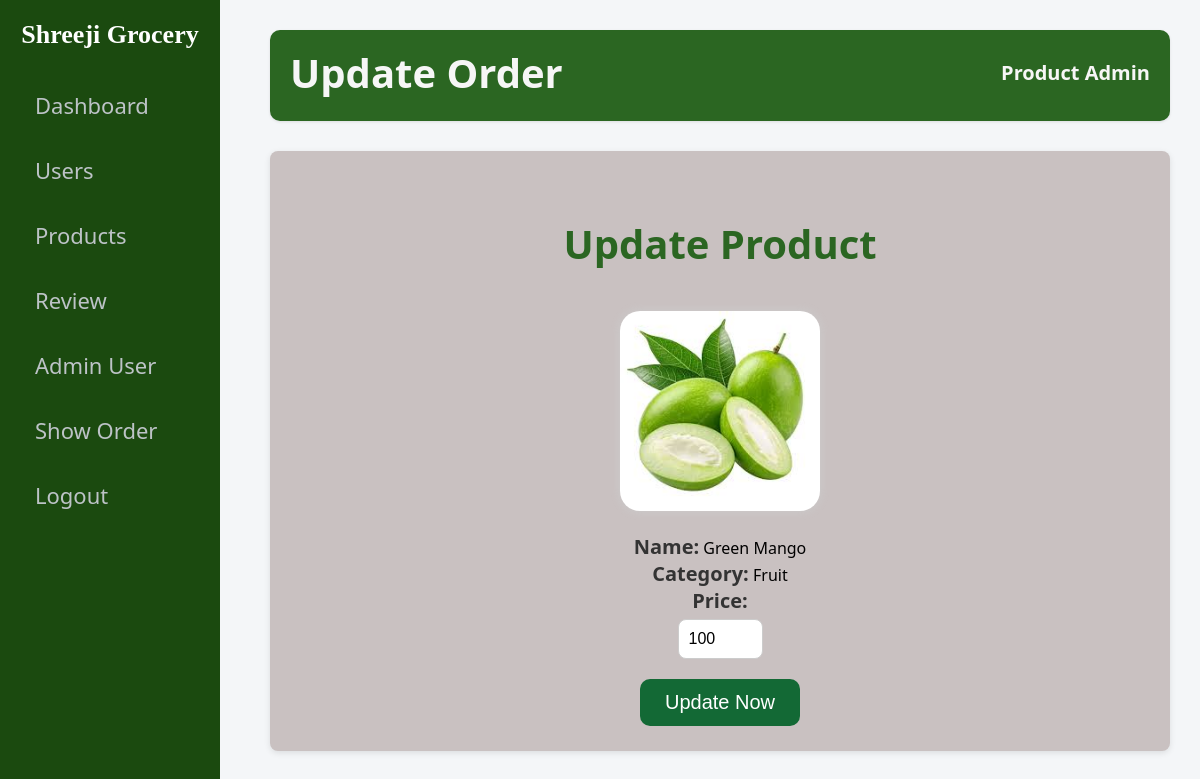
The page /admin/update_product.php?id=16 on the database its author committed.
### tables this page shows
CREATE TABLE `product` (
  `id` int(11) NOT NULL,
  `name` varchar(30) NOT NULL,
  `category` varchar(30) NOT NULL,
  `price` int(11) NOT NULL,
  `image` text NOT NULL
);

### admin/update_product.php (the view, shortened to what this page needs)
<?php
include 'header.php';
include 'db.php';
$id = isset($_GET['id']) ? intval($_GET['id']) : 0;
$sql = "SELECT * FROM product WHERE id = '$id'";
$result = mysqli_query($con, $sql);
$row = mysqli_fetch_assoc($result);
?>
<body>
  <div class="main">
    <header>
      <h1>Update Order</h1>
      <h2>Product Admin </h2>
    </header>
    <div class="table-container">
      <?php if ($row) { ?>
        <form action="" method="post">
          <h3>Update Product</h3>
          <img src="p_image/<?=($row['image']) ?>" width="200" height="200"><br><br>
          <p><label>Name:</label> <?=($row['name']) ?></p>
          <p><label>Category:</label> <?=($row['category']) ?></p>
          <p>
            <label><b>Price:</b></label><br>
            <input type="text" class="one" name="price"
                   value="<?=($row['price']) ?>"
                   placeholder="Enter Product Price" required>
          </p>
          <input type="submit" value="Update Now" name="submit">
        </form>
      <?php } ?>
    </div>
  </div>
</body>

### admin/css/header.css (style rules this page uses)
* { margin: 0; padding: 0; box-sizing: border-box; }
body { font-family: Arial, sans-serif; }
.main { margin-left: 240px; padding: 30px; }

### admin/update_product.php (style rules this page uses)
body { margin: 0; font-family: 'Segoe UI', sans-serif; background: #f4f6f8; display: flex; }
.main { margin-left: 240px; padding: 30px; flex: 1; }
.main header { display: flex; justify-content: space-between; margin-bottom: 30px; background: rgb(43, 102, 34); color: #f4f6f8; padding: 15px 20px; border-radius: 10px; box-shadow: 0 1px 3px rgba(0,0,0,0.1); }
.main h1 { font-size: 40px; color: #f6f6f6; }
.main header h2 { font-size: 20px; color: #f7f6f6; margin-top: 14px; }
.table-container { text-align:center; background: rgb(201, 193, 193); border-radius: 8px; padding: 25px; box-shadow: 0 2px 6px rgba(0,0,0,0.1); }
h2 { margin-bottom: 20px; color: #2b6622; }
h3 { text-align:center; font-size:40px; color: #2b6622; padding:40px; }
img { border-radius: 10%; box-shadow: 0px 0px 10px #ccc; }
label { font-weight: bold; color: #333; font-size:20px; }
.one { padding: 10px; border: 1px solid #ccc; border-radius: 8px; width:10%; font-size: 16px; margin-top: 5px; }
input[type=submit] { padding: 12px 25px; font-size: 20px; margin-top: 20px; border: none; cursor: pointer; color: white; background: #136935; border-radius: 10px; }

### rows shown on the page
product: image (picture), name "Green Mango", category "Fruit", price "100"
